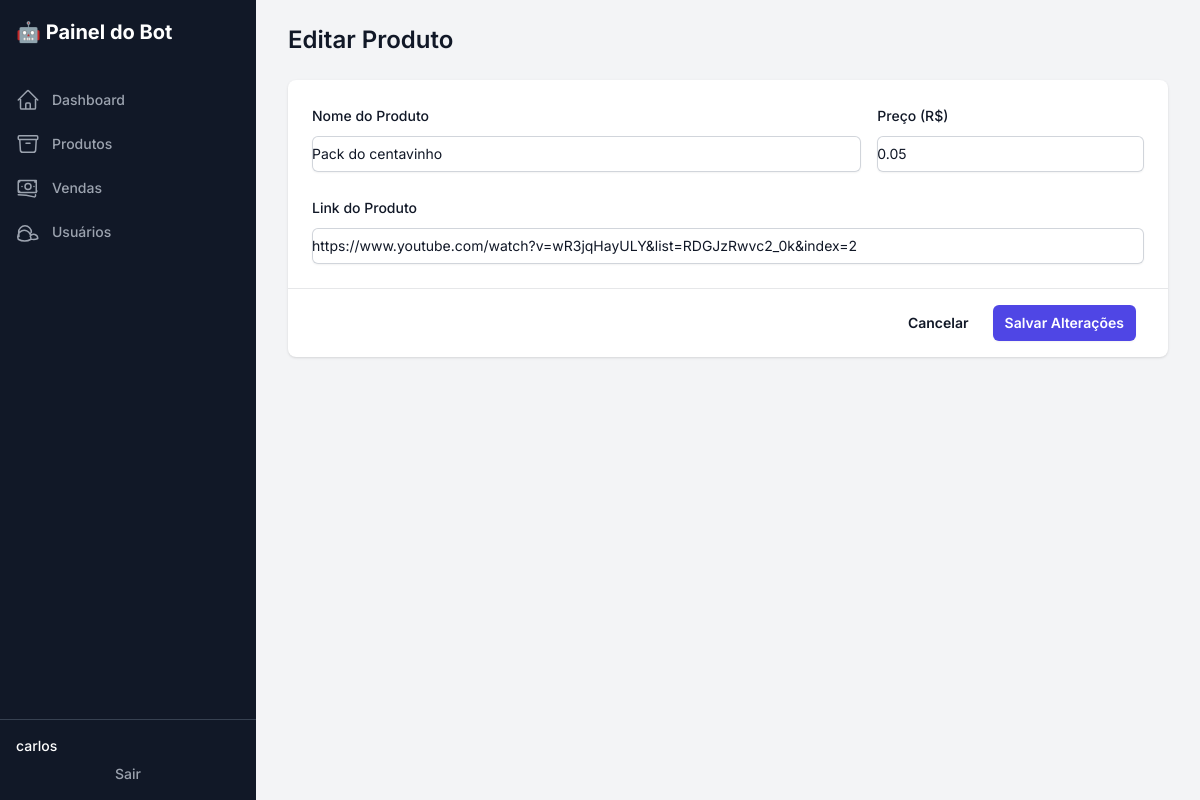
The app's page /edit_product/7 (signed in) with its own data.
### tables this page shows
CREATE TABLE produtos (
    id INTEGER PRIMARY KEY AUTOINCREMENT,
    nome TEXT NOT NULL,
    preco REAL NOT NULL,
    link TEXT NOT NULL
);

### app.py (the view, shortened to what this page needs)
@app.route('/edit_product/<int:id>', methods=['GET', 'POST'])
def edit_product(id):
    if not session.get('logged_in'): return redirect(url_for('login'))
    conn = get_db_connection()
    produto = conn.execute('SELECT * FROM produtos WHERE id = ?', (id,)).fetchone()
    conn.close()
    return render_template('edit_product.html', produto=produto)

### app.py (called while the page is built)
def get_db_connection():
    conn = sqlite3.connect(DB_NAME)
    conn.row_factory = sqlite3.Row
    return conn

### templates/edit_product.html (shortened to what this page needs)
{% extends "layout.html" %}
{% block content %}
<h1 class="text-2xl font-semibold text-gray-900">Editar Produto</h1>
<div class="mt-6 bg-white shadow sm:rounded-lg">
  <form action="{{ url_for('edit_product', id=produto.id) }}" method="POST">
    <div class="px-4 py-5 sm:p-6">
      <div class="grid grid-cols-1 gap-y-6 gap-x-4 sm:grid-cols-6">
        <div class="sm:col-span-4">
          <label for="nome" class="block text-sm font-medium leading-6 text-gray-900">Nome do Produto</label>
          <div class="mt-2">
            <input type="text" name="nome" id="nome" value="{{ produto.nome }}" required class="block w-full rounded-md border-0 py-1.5 text-gray-900 shadow-sm ring-1 ring-inset ring-gray-300 placeholder:text-gray-400 focus:ring-2 focus:ring-inset focus:ring-indigo-600 sm:text-sm sm:leading-6">
          </div>
        </div>
        <div class="sm:col-span-2">
          <label for="preco" class="block text-sm font-medium leading-6 text-gray-900">Preço (R$)</label>
          <div class="mt-2">
            <input type="number" step="0.01" name="preco" id="preco" value="{{ produto.preco }}" required class="block w-full rounded-md border-0 py-1.5 text-gray-900 shadow-sm ring-1 ring-inset ring-gray-300 placeholder:text-gray-400 focus:ring-2 focus:ring-inset focus:ring-indigo-600 sm:text-sm sm:leading-6">
          </div>
        </div>
        <div class="sm:col-span-6">
          <label for="link" class="block text-sm font-medium leading-6 text-gray-900">Link do Produto</label>
          <div class="mt-2">
            <input type="text" name="link" id="link" value="{{ produto.link }}" required class="block w-full rounded-md border-0 py-1.5 text-gray-900 shadow-sm ring-1 ring-inset ring-gray-300 placeholder:text-gray-400 focus:ring-2 focus:ring-inset focus:ring-indigo-600 sm:text-sm sm:leading-6">
          </div>
        </div>
      </div>
    </div>
    <div class="flex items-center justify-end gap-x-6 border-t border-gray-900/10 px-4 py-4 sm:px-8">
      <a href="{{ url_for('produtos') }}" class="text-sm font-semibold leading-6 text-gray-900">Cancelar</a>
      <button type="submit" class="rounded-md bg-indigo-600 px-3 py-2 text-sm font-semibold text-white shadow-sm hover:bg-indigo-500 focus-visible:outline focus-visible:outline-2 focus-visible:outline-offset-2 focus-visible:outline-indigo-600">Salvar Alterações</button>
    </div>
  </form>
</div>
{% endblock %}

### templates/layout.html (style rules this page uses)
body { font-family: 'Inter', sans-serif; }

### records on screen
produtos: nome "Pack do centavinho", preco "0.05", link "https://www.youtube.com/watch?v=wR3jqHayULY&list=RDGJzRwvc2_0k&index=2"

### other values on screen
{{ session.username }} "carlos"
